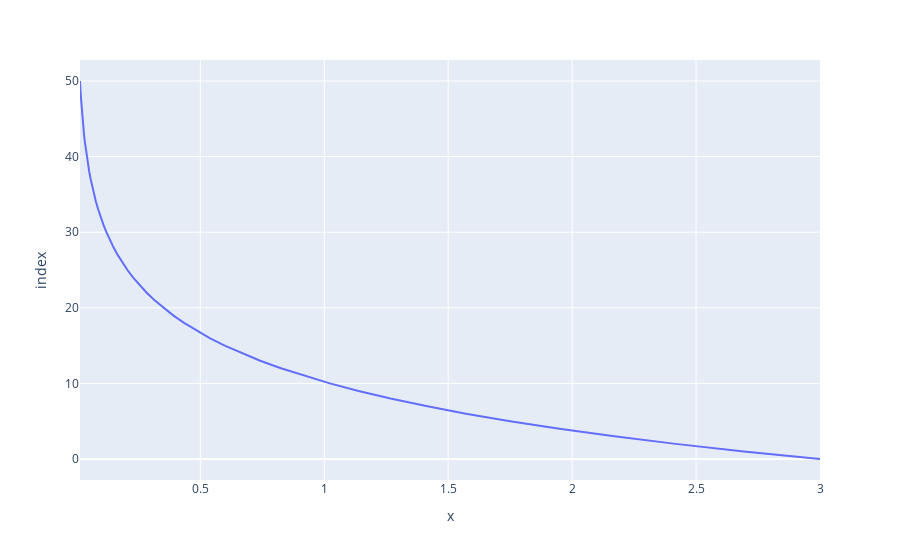

Here is the notebook cell this chart was saved with:
### Code cell
# esto sólo hace falta ejecutarlo una vez en el notebook.
fig = px.line(x, y)     # Arma el gráfico
fig.show()         # Se muestra el gráfico en la pantalla

### Figure 1 — Plotly figure (JSON) as saved in the notebook; plotly's stock layout.template omitted (floating-point values rounded to 4 significant figures)
{"data": [{"hovertemplate": "x=%{x}<br>index=%{y}<extra></extra>", "legendgroup": "", "line": {"color": "#636efa", "dash": "solid"}, "mode": "lines", "name": "", "orientation": "h", "showlegend": false, "type": "scatter", "x": [3, 2.693, 2.418, 2.171, 1.949, 1.75, 1.571, 1.411, 1.268, 1.138, 1.023, 0.9187, 0.8253, 0.7415, 0.6662, 0.5986, 0.5379, 0.4834, 0.4345, 0.3905, 0.351, 0.3155, 0.2836, 0.2549, 0.2292, 0.2061, 0.1853, 0.1666, 0.1498, 0.1347, 0.1211, 0.1089, 0.09798, 0.08813, 0.07926, 0.0713, 0.06413, 0.05769, 0.0519, 0.04669, 0.04201, 0.03779, 0.034, 0.0306, 0.02753, 0.02477, 0.02229, 0.02006, 0.01805, 0.01625, 0.01462], "xaxis": "x", "y": [0, 1, 2, 3, 4, 5, 6, 7, 8, 9, 10, 11, 12, 13, 14, 15, 16, 17, 18, 19, 20, 21, 22, 23, 24, 25, 26, 27, 28, 29, 30, 31, 32, 33, 34, 35, 36, 37, 38, 39, 40, 41, 42, 43, 44, 45, 46, 47, 48, 49, 50], "yaxis": "y"}], "layout": {"legend": {"tracegroupgap": 0}, "margin": {"t": 60}, "xaxis": {"anchor": "y", "domain": [0, 1], "title": {"text": "x"}}, "yaxis": {"anchor": "x", "domain": [0, 1], "title": {"text": "index"}}}}
